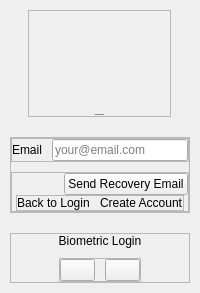
     <widget class="QWidget" name="passwordRecoveryPage">
      <layout class="QVBoxLayout" name="verticalLayout_19">
       <property name="spacing">
        <number>0</number>
       </property>
       <property name="leftMargin">
        <number>0</number>
       </property>
       <property name="topMargin">
        <number>0</number>
       </property>
       <property name="rightMargin">
        <number>0</number>
       </property>
       <property name="bottomMargin">
        <number>0</number>
       </property>
       <item>
        <widget class="QWidget" name="widget_3" native="true">
         <layout class="QVBoxLayout" name="verticalLayout_14">
          <property name="spacing">
           <number>10</number>
          </property>
          <property name="leftMargin">
           <number>10</number>
          </property>
          <property name="topMargin">
           <number>10</number>
          </property>
          <property name="rightMargin">
           <number>10</number>
          </property>
          <property name="bottomMargin">
           <number>10</number>
          </property>
          <item alignment="Qt::AlignmentFlag::AlignHCenter|Qt::AlignmentFlag::AlignBottom">
           <widget class="QFrame" name="header_3">
            <property name="frameShape">
             <enum>QFrame::Shape::StyledPanel</enum>
            </property>
            <property name="frameShadow">
             <enum>QFrame::Shadow::Raised</enum>
            </property>
            <layout class="QVBoxLayout" name="verticalLayout_15">
             <property name="spacing">
              <number>10</number>
             </property>
             <property name="leftMargin">
              <number>0</number>
             </property>
             <property name="topMargin">
              <number>0</number>
             </property>
             <property name="rightMargin">
              <number>0</number>
             </property>
             <property name="bottomMargin">
              <number>0</number>
             </property>
             <item alignment="Qt::AlignmentFlag::AlignHCenter">
              <widget class="QLabel" name="logo_3">
               <property name="minimumSize">
                <size>
                 <width>141</width>
                 <height>93</height>
                </size>
               </property>
               <property name="maximumSize">
                <size>
                 <width>141</width>
                 <height>93</height>
                </size>
               </property>
               <property name="text">
                <string />
               </property>
               <property name="pixmap">
                <pixmap resource="../assets/assets.qrc">:/images/images/TRUSTED IN_GREY.png</pixmap>
               </property>
               <property name="scaledContents">
                <bool>true</bool>
               </property>
              </widget>
             </item>
             <item>
              <widget class="QLabel" name="label_14">
               <property name="font">
                <font>
                 <pointsize>-1</pointsize>
                 <bold>true</bold>
                </font>
               </property>
               <property name="text">
                <string>Password Recovery</string>
               </property>
               <property name="alignment">
                <set>Qt::AlignmentFlag::AlignCenter</set>
               </property>
              </widget>
             </item>
            </layout>
           </widget>
          </item>
          <item>
           <widget class="QCustomHorizontalSeparator" name="customHorizontalSeparator_7" />
          </item>
          <item>
           <widget class="QFrame" name="body_3">
            <property name="frameShape">
             <enum>QFrame::Shape::StyledPanel</enum>
            </property>
            <property name="frameShadow">
             <enum>QFrame::Shadow::Raised</enum>
            </property>
            <layout class="QVBoxLayout" name="verticalLayout_16">
             <property name="spacing">
              <number>10</number>
             </property>
             <property name="leftMargin">
              <number>0</number>
             </property>
             <property name="topMargin">
              <number>0</number>
             </property>
             <property name="rightMargin">
              <number>0</number>
             </property>
             <property name="bottomMargin">
              <number>0</number>
             </property>
             <item>
              <widget class="QFrame" name="frame_9">
               <property name="frameShape">
                <enum>QFrame::Shape::StyledPanel</enum>
               </property>
               <property name="frameShadow">
                <enum>QFrame::Shadow::Raised</enum>
               </property>
               <layout class="QFormLayout" name="formLayout_4">
                <property name="horizontalSpacing">
                 <number>10</number>
                </property>
                <property name="verticalSpacing">
                 <number>0</number>
                </property>
                <property name="leftMargin">
                 <number>0</number>
                </property>
                <property name="topMargin">
                 <number>0</number>
                </property>
                <property name="rightMargin">
                 <number>0</number>
                </property>
                <property name="bottomMargin">
                 <number>0</number>
                </property>
                <item row="0" column="0">
                 <widget class="QLabel" name="label_16">
                  <property name="text">
                   <string>Email</string>
                  </property>
                 </widget>
                </item>
                <item row="0" column="1">
                 <widget class="QLineEdit" name="lineEdit_6">
                  <property name="placeholderText">
                   <string>your@email.com</string>
                  </property>
                 </widget>
                </item>
               </layout>
              </widget>
             </item>
             <item>
              <widget class="QFrame" name="frame_10">
               <property name="frameShape">
                <enum>QFrame::Shape::StyledPanel</enum>
               </property>
               <property name="frameShadow">
                <enum>QFrame::Shadow::Raised</enum>
               </property>
               <layout class="QVBoxLayout" name="verticalLayout_17">
                <property name="spacing">
                 <number>0</number>
                </property>
                <property name="leftMargin">
                 <number>0</number>
                </property>
                <property name="topMargin">
                 <number>0</number>
                </property>
                <property name="rightMargin">
                 <number>0</number>
                </property>
                <property name="bottomMargin">
                 <number>0</number>
                </property>
                <item alignment="Qt::AlignmentFlag::AlignRight">
                 <widget class="QPushButton" name="loginBtn_2">
                  <property name="minimumSize">
                   <size>
                    <width>100</width>
                    <height>0</height>
                   </size>
                  </property>
                  <property name="styleSheet">
                   <string notr="true" />
                  </property>
                  <property name="text">
                   <string>Send Recovery Email</string>
                  </property>
                 </widget>
                </item>
                <item>
                 <widget class="QCustomHorizontalSeparator" name="customHorizontalSeparator_8" />
                </item>
                <item alignment="Qt::AlignmentFlag::AlignHCenter">
                 <widget class="QFrame" name="frame_11">
                  <property name="frameShape">
                   <enum>QFrame::Shape::StyledPanel</enum>
                  </property>
                  <property name="frameShadow">
                   <enum>QFrame::Shadow::Raised</enum>
                  </property>
                  <layout class="QHBoxLayout" name="horizontalLayout_5">
                   <property name="spacing">
                    <number>10</number>
                   </property>
                   <property name="leftMargin">
                    <number>0</number>
                   </property>
                   <property name="topMargin">
                    <number>0</number>
                   </property>
                   <property name="rightMargin">
                    <number>0</number>
                   </property>
                   <property name="bottomMargin">
                    <number>0</number>
                   </property>
                   <item>
                    <widget class="QLabel" name="label_18">
                     <property name="text">
                      <string>Back to Login</string>
                     </property>
                    </widget>
                   </item>
                   <item>
                    <widget class="QLabel" name="label_19">
                     <property name="text">
                      <string>Create Account</string>
                     </property>
                    </widget>
                   </item>
                  </layout>
                 </widget>
                </item>
               </layout>
              </widget>
             </item>
            </layout>
           </widget>
          </item>
          <item>
           <widget class="QCustomHorizontalSeparator" name="customHorizontalSeparator_9" />
          </item>
          <item alignment="Qt::AlignmentFlag::AlignTop">
           <widget class="QFrame" name="footer_3">
            <property name="frameShape">
             <enum>QFrame::Shape::StyledPanel</enum>
            </property>
            <property name="frameShadow">
             <enum>QFrame::Shadow::Raised</enum>
            </property>
            <layout class="QVBoxLayout" name="verticalLayout_18">
             <property name="spacing">
              <number>10</number>
             </property>
             <property name="leftMargin">
              <number>0</number>
             </property>
             <property name="topMargin">
              <number>0</number>
             </property>
             <property name="rightMargin">
              <number>0</number>
             </property>
             <property name="bottomMargin">
              <number>0</number>
             </property>
             <item>
              <widget class="QLabel" name="label_20">
               <property name="text">
                <string>Biometric Login</string>
               </property>
               <property name="alignment">
                <set>Qt::AlignmentFlag::AlignCenter</set>
               </property>
              </widget>
             </item>
             <item alignment="Qt::AlignmentFlag::AlignHCenter">
              <widget class="QFrame" name="frame_12">
               <property name="maximumSize">
                <size>
                 <width>16777215</width>
                 <height>16777215</height>
                </size>
               </property>
               <property name="frameShape">
                <enum>QFrame::Shape::StyledPanel</enum>
               </property>
               <property name="frameShadow">
                <enum>QFrame::Shadow::Raised</enum>
               </property>
               <layout class="QHBoxLayout" name="horizontalLayout_6">
                <property name="spacing">
                 <number>10</number>
                </property>
                <property name="leftMargin">
                 <number>0</number>
                </property>
                <property name="topMargin">
                 <number>0</number>
                </property>
                <property name="rightMargin">
                 <number>0</number>
                </property>
                <property name="bottomMargin">
                 <number>0</number>
                </property>
                <item>
                 <widget class="QPushButton" name="pushButton_6">
                  <property name="maximumSize">
                   <size>
                    <width>35</width>
                    <height>35</height>
                   </size>
                  </property>
                  <property name="text">
                   <string />
                  </property>
                  <property name="icon">
                   <iconset resource="../Qss/icons/_icons.qrc">
                    <normaloff>:/material_design/icons/material_design/fingerprint.png</normaloff>:/material_design/icons/material_design/fingerprint.png</iconset>
                  </property>
                 </widget>
                </item>
                <item>
                 <widget class="QPushButton" name="pushButton_7">
                  <property name="maximumSize">
                   <size>
                    <width>35</width>
                    <height>35</height>
                   </size>
                  </property>
                  <property name="text">
                   <string />
                  </property>
                  <property name="icon">
                   <iconset resource="../Qss/icons/_icons.qrc">
                    <normaloff>:/font_awesome_brands/icons/font_awesome/brands/windows.png</normaloff>:/font_awesome_brands/icons/font_awesome/brands/windows.png</iconset>
                  </property>
                 </widget>
                </item>
               </layout>
              </widget>
             </item>
            </layout>
           </widget>
          </item>
         </layout>
        </widget>
       </item>
      </layout>
     </widget>
